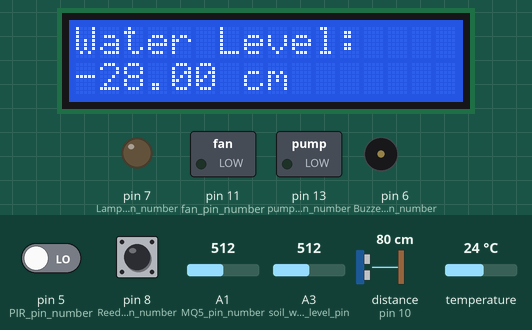
A sketch run on a simulated Arduino Uno, built with avr-gcc and run on an emulated ATmega328P. On the bench: 16×2 character LCD, switched loads named in the sketch (green lamp = pin HIGH), output pins drawn as LEDs (lit = HIGH), buzzer (waves = sounding). Wiring (inferred from the names in the program): ultrasonic range finder: trigger pin 9; echo pin 10. The test bench sets the inputs (shaded band); at power-on: A1 (MQ5_pin_number) = 512, A3 (soil_water_level_pin) = 512, temperature 24 °C, pin 5 (PIR_pin_number) LOW, pin 8 (ReedSwitch_pin_number) HIGH, distance to the obstacle (sensor on pin 10) 80 cm. The echo pulse lasts 58.3 µs per cm; pins used as bus, display or sensor lines are not drawn; what the sketch prints to the serial monitor is not drawn.

Above: at 1.2 s.
1.3 s: A1 (MQ5_pin_number) set to 790
6.1 s: A1 (MQ5_pin_number) set to 810
At 7.9 s:
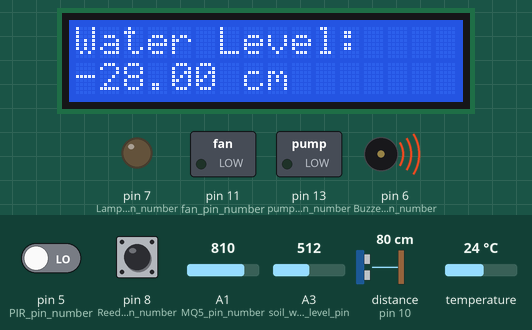
10.9 s: A3 (soil_water_level_pin) set to 788
15.2 s: A3 (soil_water_level_pin) set to 816
At 18.0 s:
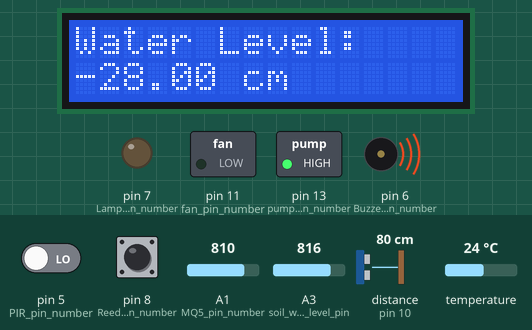
20.0 s: temperature set to 33 °C
At 21.8 s:
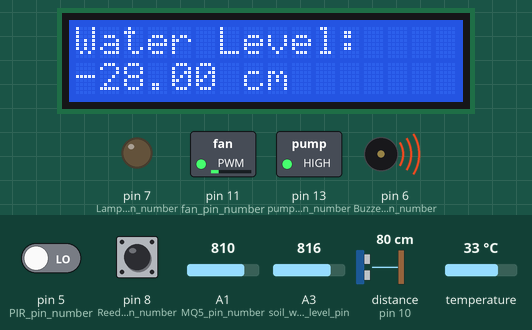
24.8 s: pin 5 (PIR_pin_number) driven HIGH
At 30.4 s:
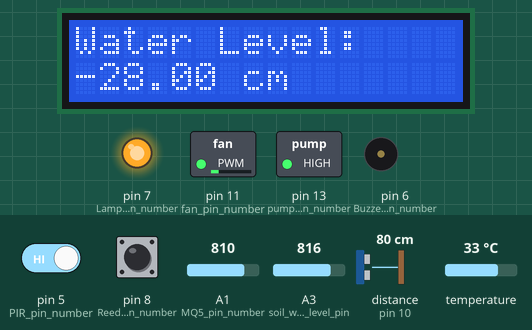
Timing chart, 0 to 35.5 s (numbered marks = the images above; inputs shaded):
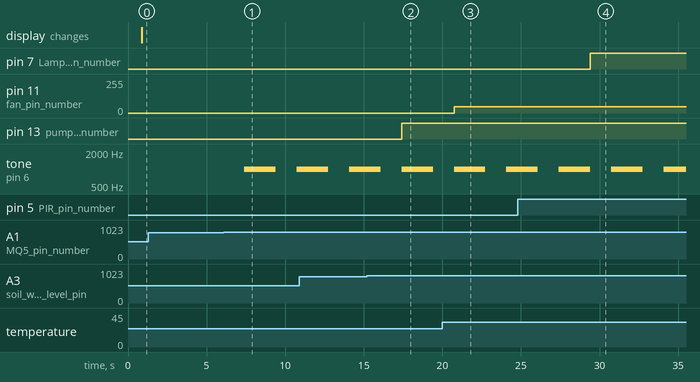

The sketch:

smart_home.ino
```cpp
//requiers libraries
#include <Wire.h>
#include <OneWire.h>
#include <DallasTemperature.h>
#include <LiquidCrystal_I2C.h>
#include <math.h>

// Smart garden pins
int pump_pin_number = 13;
int soil_water_level_pin = A3;
int fan_pin_number = 11;
int DS18B20_pin_number = 4;
int UltraSonic_Echo_pin_number = 10;
int UltraSonic_Trig_pin_number = 9;

//home security pins
int ReedSwitch_pin_number = 8;
int MQ5_pin_number = A1;
int Buzzer_pin_number = 6;
int Lamp_pin_number = 7;
int PIR_pin_number = 5;
int Display_Toggle_Controll_pin_number = 4;

//LCD Display pins
int SDA_pin_number = A4;
int Scl_pin_numberr = A5;

//General variables
LiquidCrystal_I2C lcd(0x27, 16, 2);
OneWire oneWire(DS18B20_pin_number);
DallasTemperature Temprature_sensors(&oneWire);
float Temperature_C = 0.00;
int soil_water_level = 0;
bool is_soil_dry = false;
int fanSpeed = 0;
int fanLCD = 0;
bool pump_state = false;
float water_level = 0;
float water_volume = 0;
int air_quality_value = 0;
bool is_air_breathable = false;
bool Reed_Switch_status = false;
bool is_window_open = false;
bool has_detected_movement = false;
bool was_button_active = false;
int Display_Info_Index = 0;
int Display_Max_Index = 6;
//controll variables
int thresholdValue = 800;
int max_temprature = 70;
int min_temprature = 30;
int water_tank_radios = 5;
int water_tank_max_height = 50;


void setup() {
  //setting up pinmodes
  pinMode(pump_pin_number , OUTPUT);
  pinMode(soil_water_level_pin , INPUT);
  pinMode(fan_pin_number , OUTPUT);
  pinMode(DS18B20_pin_number , INPUT);
  pinMode(ReedSwitch_pin_number , INPUT_PULLUP);
  pinMode(MQ5_pin_number , INPUT);
  pinMode(Buzzer_pin_number , OUTPUT);
  pinMode(UltraSonic_Trig_pin_number, OUTPUT);
  pinMode(UltraSonic_Echo_pin_number, INPUT);
  pinMode(has_detected_movement, INPUT);
  pinMode(Lamp_pin_number, OUTPUT);
  //starting the lcd
  lcd.begin(); //Defining 16 columns and 2 rows of lcd display
  lcd.backlight();//To Power ON the back light
  //starting serial com
  Serial.begin(9600);

}

void loop() {
  //gathering all the data
  Get_temprature();
  Get_soil_status();
  Get_water_level();
  Get_air_quality();
  Get_Reed_Switch();
  Get_Movement();
  //controlling the envirment
  Fan_Controll();
  Pump_controll();
  Control_Air_quality();
  Security_Controll();
  Lamp_Controll();
  //Display on LCD
  Toggle_Controll();
  Displayall();
  delay(500);
}

void Get_temprature() {
  Serial.print(" Requesting temperatures...");
  Temprature_sensors.requestTemperatures(); // Send the command to get temperature readings
  Serial.println("DONE");
  Serial.print("Temperature is: ");
  float temp = Temprature_sensors.getTempCByIndex(0);
  Serial.print(temp);
  Temperature_C = temp;
}

void Get_soil_status() {
  int soil_water_level = analogRead(soil_water_level_pin);
  Serial.print(soil_water_level);
  if (soil_water_level < thresholdValue) {
    Serial.println(" - Doesn't need watering");
    is_soil_dry = false;
  }
  else {
    Serial.println(" - Time to water your plant");
    is_soil_dry = true;
  }
}


void Fan_Controll() {
  if (Temperature_C  < min_temprature) { // if temp is lower than minimum temp
    fanSpeed = 0; // fan is not spinning
    digitalWrite(fan_pin_number, LOW);
  }
  if (Temperature_C  > max_temprature) { // if temp is higher than maximum temp
    fanSpeed = 255; // fan is spinning
    digitalWrite(fan_pin_number, HIGH);
  }
  if ((Temperature_C  >= min_temprature) && (Temperature_C <= max_temprature)) { // if temperature is higher than minimum temp
    fanSpeed = map(Temperature_C, min_temprature, max_temprature, 32, 255); // the actual speed of fan
    fanLCD = map(Temperature_C, min_temprature, max_temprature, 0, 100); // speed of fan to display on LCD
    analogWrite(fan_pin_number, fanSpeed); // spin the fan at the fanSpeed speed
  }
}


void Get_water_level() {
  long t = 0, h = 0, hp = 0;

  // Transmitting pulse
  digitalWrite(UltraSonic_Trig_pin_number, LOW);
  delayMicroseconds(2);
  digitalWrite(UltraSonic_Trig_pin_number, HIGH);
  delayMicroseconds(10);
  digitalWrite(UltraSonic_Trig_pin_number, LOW);
  // Waiting for pulse
  long duration = pulseIn(UltraSonic_Echo_pin_number, HIGH);
  // Calculating distance
  int distance = duration * 0.034 / 2;
  //calculating water height
  water_level = water_tank_max_height - distance;
  water_volume = M_PI * pow(water_tank_radios, 2) * water_level;
}


void Pump_controll() {
  if (is_soil_dry) {
    digitalWrite(pump_pin_number , HIGH);
    pump_state = true;
  } else {
    digitalWrite(pump_pin_number , LOW);
    pump_state = false;
  }
}

void Get_air_quality() {
  air_quality_value = analogRead(MQ5_pin_number);
  Serial.println("air quality : " + String(air_quality_value));
  if (air_quality_value <= 800) {
    is_air_breathable = true;
    Serial.println("Air is breathable");
  }
  else {
    is_air_breathable = false;
    Serial.println("Air is not breathable - gas leak dettected");
  }

}


void Control_Air_quality() {
  if (!is_air_breathable) {
    tone(Buzzer_pin_number, 1000);
    delay(2000);
    noTone(Buzzer_pin_number);
  }
}

void Get_Reed_Switch() {
  Reed_Switch_status = digitalRead(ReedSwitch_pin_number);
  if (Reed_Switch_status == HIGH) {
    is_window_open = true;
  } else {
    is_window_open = false;
  }

}

void Security_Controll() {
  if (!is_window_open) {
    tone(Buzzer_pin_number, 2500);
    delay(1000);
    noTone(Buzzer_pin_number);
  }
}


void Get_Movement() {
  int movement_status = digitalRead(PIR_pin_number);
  if (movement_status == HIGH) {
    has_detected_movement = true;
  } else {
    has_detected_movement = false;
  }
}

void Lamp_Controll() {
  if (has_detected_movement) {
    digitalWrite(Lamp_pin_number, HIGH);
  } else {
    digitalWrite(Lamp_pin_number, LOW);
  }
}

void Toggle_Controll() {
  int button_state = digitalRead(Display_Toggle_Controll_pin_number);
  if (was_button_active == false) {
    if (button_state == LOW) {
      was_button_active = true;
      if(Display_Info_Index >= Display_Max_Index){
        Display_Info_Index = 0;
      } else{
        Display_Info_Index += 1;
      }
    }
  }
  if (was_button_active == true) {
    if (button_state == HIGH) {
      was_button_active = false;
    }
  }
}
void Displayall() {
  switch(Display_Info_Index){
    case 0:
    lcd.clear();
    lcd.setCursor(0,0);
    lcd.print("Water Level:");
    lcd.setCursor(0,1);
    lcd.print(String(water_level) + " cm");
    break;
    case 1:
    lcd.clear();
    lcd.setCursor(0,0);
    lcd.print("Water Volume:");
    lcd.setCursor(0,1);
    lcd.print(String(water_volume) + " cm^3");
    break;
    case 2:
    lcd.clear();
    lcd.setCursor(0,0);
    lcd.print("Temprature:");
    lcd.setCursor(0,1);
    lcd.print(String(Temperature_C) + " C");
    break;
    case 3:
    lcd.clear();
    lcd.setCursor(0,0);
    lcd.print("Fan Speed:");
    lcd.setCursor(0,1);
    lcd.print(String(fanLCD) + " %");
    break;
    case 4:
    lcd.clear();
    lcd.setCursor(0,0);
    lcd.print("Air quality:");
    lcd.setCursor(0,1);
    lcd.print(String(air_quality_value) + "");
    break;
    case 5:
    lcd.clear();
    lcd.setCursor(0,0);
    lcd.print("Window status:");
    lcd.setCursor(0,1);
    lcd.print(String(is_window_open) + "");
    break;
    case 6:
    lcd.clear();
    lcd.setCursor(0,0);
    lcd.print("pump status:");
    lcd.setCursor(0,1);
    lcd.print(String(pump_state) + "");
    break;

  }

}
```

Measured:
- the behaviour switches between 800 and 801 on A1 (MQ5_pin_number) (found by bisection; images 0 and 1)
- the behaviour switches between 799 and 800 on A3 (soil_water_level_pin) (found by bisection; images 1 and 2)
- after the input at 1.3 s, every drawn part: stays the same
- after the input at 6.1 s, tone on pin 6 (Buzzer_pin_number): silent → 1000 Hz after 1.3 s, → silent 2.0 s later, → 1000 Hz 1.3 s later
- after the input at 15.2 s, pin 13 (pump_pin_number): LOW → HIGH after 2.2 s
- after the input at 20.0 s, pin 11 (fan_pin_number): 0/255 → 48/255 after 0.74 s
- after the input at 24.8 s, pin 7 (Lamp_pin_number): LOW → HIGH after 4.6 s
